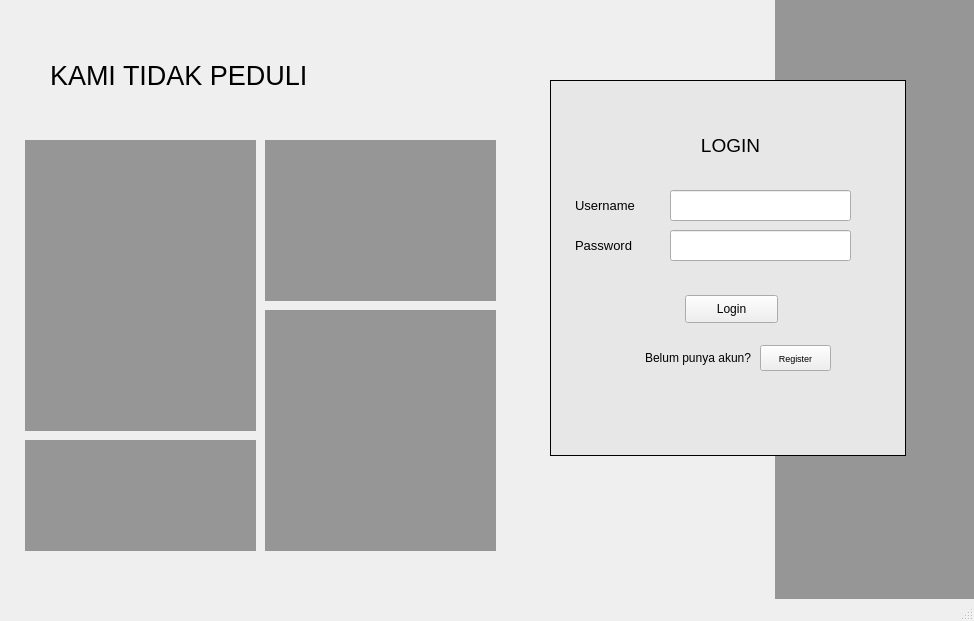
<?xml version="1.0" encoding="UTF-8"?>
<ui version="4.0">
 <class>LoginWindow</class>
 <widget class="QMainWindow" name="LoginWindow">
  <property name="geometry">
   <rect>
    <x>0</x>
    <y>0</y>
    <width>974</width>
    <height>621</height>
   </rect>
  </property>
  <property name="sizePolicy">
   <sizepolicy hsizetype="Fixed" vsizetype="Fixed">
    <horstretch>0</horstretch>
    <verstretch>0</verstretch>
   </sizepolicy>
  </property>
  <property name="windowTitle">
   <string>Cover Me</string>
  </property>
  <widget class="QWidget" name="centralwidget">
   <widget class="QLabel" name="gambar_1">
    <property name="geometry">
     <rect>
      <x>25</x>
      <y>140</y>
      <width>231</width>
      <height>291</height>
     </rect>
    </property>
    <property name="autoFillBackground">
     <bool>false</bool>
    </property>
    <property name="styleSheet">
     <string notr="true">background-color: rgb(150, 150, 150);</string>
    </property>
    <property name="text">
     <string/>
    </property>
    <property name="textFormat">
     <enum>Qt::AutoText</enum>
    </property>
    <property name="pixmap">
     <pixmap>../img/dummy.jpg</pixmap>
    </property>
    <property name="scaledContents">
     <bool>true</bool>
    </property>
    <property name="wordWrap">
     <bool>false</bool>
    </property>
   </widget>
   <widget class="QLabel" name="label_info">
    <property name="geometry">
     <rect>
      <x>50</x>
      <y>50</y>
      <width>381</width>
      <height>51</height>
     </rect>
    </property>
    <property name="font">
     <font>
      <pointsize>20</pointsize>
     </font>
    </property>
    <property name="text">
     <string>KAMI TIDAK PEDULI</string>
    </property>
   </widget>
   <widget class="QLabel" name="size_background">
    <property name="geometry">
     <rect>
      <x>775</x>
      <y>-15</y>
      <width>211</width>
      <height>626</height>
     </rect>
    </property>
    <property name="autoFillBackground">
     <bool>false</bool>
    </property>
    <property name="styleSheet">
     <string notr="true">background-color: rgb(150, 150, 150);</string>
    </property>
    <property name="text">
     <string/>
    </property>
    <property name="textFormat">
     <enum>Qt::AutoText</enum>
    </property>
    <property name="scaledContents">
     <bool>false</bool>
    </property>
    <property name="wordWrap">
     <bool>false</bool>
    </property>
   </widget>
   <widget class="QStackedWidget" name="stackedWidget">
    <property name="geometry">
     <rect>
      <x>550</x>
      <y>80</y>
      <width>356</width>
      <height>486</height>
     </rect>
    </property>
    <property name="sizePolicy">
     <sizepolicy hsizetype="Preferred" vsizetype="Preferred">
      <horstretch>0</horstretch>
      <verstretch>0</verstretch>
     </sizepolicy>
    </property>
    <property name="styleSheet">
     <string notr="true"/>
    </property>
    <property name="currentIndex">
     <number>0</number>
    </property>
    <widget class="QWidget" name="page">
     <widget class="QLabel" name="label_login">
      <property name="geometry">
       <rect>
        <x>125</x>
        <y>40</y>
        <width>111</width>
        <height>51</height>
       </rect>
      </property>
      <property name="font">
       <font>
        <pointsize>14</pointsize>
       </font>
      </property>
      <property name="text">
       <string>LOGIN</string>
      </property>
      <property name="alignment">
       <set>Qt::AlignCenter</set>
      </property>
     </widget>
     <widget class="QLabel" name="label_username">
      <property name="geometry">
       <rect>
        <x>25</x>
        <y>110</y>
        <width>81</width>
        <height>31</height>
       </rect>
      </property>
      <property name="font">
       <font>
        <pointsize>10</pointsize>
       </font>
      </property>
      <property name="text">
       <string>Username</string>
      </property>
     </widget>
     <widget class="QLabel" name="label_password">
      <property name="geometry">
       <rect>
        <x>25</x>
        <y>150</y>
        <width>81</width>
        <height>31</height>
       </rect>
      </property>
      <property name="font">
       <font>
        <pointsize>10</pointsize>
       </font>
      </property>
      <property name="text">
       <string>Password</string>
      </property>
     </widget>
     <widget class="QLineEdit" name="box_username">
      <property name="geometry">
       <rect>
        <x>120</x>
        <y>110</y>
        <width>181</width>
        <height>31</height>
       </rect>
      </property>
     </widget>
     <widget class="QLineEdit" name="box_password">
      <property name="geometry">
       <rect>
        <x>120</x>
        <y>150</y>
        <width>181</width>
        <height>31</height>
       </rect>
      </property>
     </widget>
     <widget class="QPushButton" name="login_Button">
      <property name="geometry">
       <rect>
        <x>135</x>
        <y>215</y>
        <width>93</width>
        <height>28</height>
       </rect>
      </property>
      <property name="text">
       <string>Login</string>
      </property>
     </widget>
     <widget class="QLabel" name="label_1">
      <property name="geometry">
       <rect>
        <x>95</x>
        <y>270</y>
        <width>116</width>
        <height>16</height>
       </rect>
      </property>
      <property name="text">
       <string>Belum punya akun?</string>
      </property>
     </widget>
     <widget class="QLabel" name="frame_login">
      <property name="geometry">
       <rect>
        <x>0</x>
        <y>0</y>
        <width>356</width>
        <height>376</height>
       </rect>
      </property>
      <property name="styleSheet">
       <string notr="true">background-color: rgb(231, 231, 231);
border-style: solid;
border-width: 1px;
border-color: rgb(0, 0, 0);</string>
      </property>
      <property name="text">
       <string/>
      </property>
     </widget>
     <widget class="QPushButton" name="button_toRegister">
      <property name="geometry">
       <rect>
        <x>210</x>
        <y>265</y>
        <width>71</width>
        <height>26</height>
       </rect>
      </property>
      <property name="font">
       <font>
        <pointsize>7</pointsize>
       </font>
      </property>
      <property name="text">
       <string>Register</string>
      </property>
     </widget>
     <zorder>frame_login</zorder>
     <zorder>label_login</zorder>
     <zorder>label_username</zorder>
     <zorder>label_password</zorder>
     <zorder>box_password</zorder>
     <zorder>box_username</zorder>
     <zorder>login_Button</zorder>
     <zorder>label_1</zorder>
     <zorder>button_toRegister</zorder>
    </widget>
    <widget class="QWidget" name="page_2">
     <property name="sizePolicy">
      <sizepolicy hsizetype="Ignored" vsizetype="Preferred">
       <horstretch>0</horstretch>
       <verstretch>100</verstretch>
      </sizepolicy>
     </property>
     <property name="autoFillBackground">
      <bool>false</bool>
     </property>
     <widget class="QLabel" name="label_login_2">
      <property name="geometry">
       <rect>
        <x>120</x>
        <y>25</y>
        <width>111</width>
        <height>51</height>
       </rect>
      </property>
      <property name="font">
       <font>
        <pointsize>14</pointsize>
       </font>
      </property>
      <property name="text">
       <string>REGISTER</string>
      </property>
      <property name="alignment">
       <set>Qt::AlignCenter</set>
      </property>
     </widget>
     <widget class="QLabel" name="frame_login_2">
      <property name="geometry">
       <rect>
        <x>0</x>
        <y>0</y>
        <width>356</width>
        <height>486</height>
       </rect>
      </property>
      <property name="styleSheet">
       <string notr="true">background-color: rgb(231, 231, 231);
border-style: solid;
border-width: 1px;
border-color: rgb(0, 0, 0);</string>
      </property>
      <property name="text">
       <string/>
      </property>
     </widget>
     <widget class="QLabel" name="label_login_3">
      <property name="geometry">
       <rect>
        <x>130</x>
        <y>30</y>
        <width>111</width>
        <height>51</height>
       </rect>
      </property>
      <property name="font">
       <font>
        <pointsize>14</pointsize>
       </font>
      </property>
      <property name="text">
       <string>REGISTER</string>
      </property>
      <property name="alignment">
       <set>Qt::AlignCenter</set>
      </property>
     </widget>
     <widget class="QLabel" name="label_password_2">
      <property name="geometry">
       <rect>
        <x>25</x>
        <y>165</y>
        <width>81</width>
        <height>31</height>
       </rect>
      </property>
      <property name="font">
       <font>
        <pointsize>10</pointsize>
       </font>
      </property>
      <property name="text">
       <string>Password</string>
      </property>
     </widget>
     <widget class="QLineEdit" name="box_telepon">
      <property name="geometry">
       <rect>
        <x>140</x>
        <y>285</y>
        <width>191</width>
        <height>31</height>
       </rect>
      </property>
     </widget>
     <widget class="QLineEdit" name="box_alamat">
      <property name="geometry">
       <rect>
        <x>140</x>
        <y>205</y>
        <width>191</width>
        <height>31</height>
       </rect>
      </property>
     </widget>
     <widget class="QLabel" name="label_email">
      <property name="geometry">
       <rect>
        <x>25</x>
        <y>325</y>
        <width>106</width>
        <height>31</height>
       </rect>
      </property>
      <property name="font">
       <font>
        <pointsize>10</pointsize>
       </font>
      </property>
      <property name="text">
       <string>Email</string>
      </property>
     </widget>
     <widget class="QLineEdit" name="box_password_2">
      <property name="geometry">
       <rect>
        <x>140</x>
        <y>165</y>
        <width>191</width>
        <height>31</height>
       </rect>
      </property>
     </widget>
     <widget class="QLabel" name="label_alamat">
      <property name="geometry">
       <rect>
        <x>25</x>
        <y>205</y>
        <width>81</width>
        <height>31</height>
       </rect>
      </property>
      <property name="font">
       <font>
        <pointsize>10</pointsize>
       </font>
      </property>
      <property name="text">
       <string>Alamat</string>
      </property>
     </widget>
     <widget class="QLabel" name="label_username_2">
      <property name="geometry">
       <rect>
        <x>25</x>
        <y>125</y>
        <width>81</width>
        <height>31</height>
       </rect>
      </property>
      <property name="font">
       <font>
        <pointsize>10</pointsize>
       </font>
      </property>
      <property name="text">
       <string>Username</string>
      </property>
     </widget>
     <widget class="QDateEdit" name="dateEdit">
      <property name="geometry">
       <rect>
        <x>140</x>
        <y>245</y>
        <width>191</width>
        <height>31</height>
       </rect>
      </property>
     </widget>
     <widget class="QLabel" name="label_2">
      <property name="geometry">
       <rect>
        <x>105</x>
        <y>435</y>
        <width>116</width>
        <height>16</height>
       </rect>
      </property>
      <property name="text">
       <string>Sudah punya akun?</string>
      </property>
     </widget>
     <widget class="QPushButton" name="button_register">
      <property name="geometry">
       <rect>
        <x>130</x>
        <y>380</y>
        <width>93</width>
        <height>28</height>
       </rect>
      </property>
      <property name="text">
       <string>Register</string>
      </property>
     </widget>
     <widget class="QLineEdit" name="box_email">
      <property name="geometry">
       <rect>
        <x>140</x>
        <y>325</y>
        <width>191</width>
        <height>31</height>
       </rect>
      </property>
     </widget>
     <widget class="QLineEdit" name="box_nama">
      <property name="geometry">
       <rect>
        <x>140</x>
        <y>85</y>
        <width>191</width>
        <height>31</height>
       </rect>
      </property>
     </widget>
     <widget class="QLabel" name="label_nama">
      <property name="geometry">
       <rect>
        <x>25</x>
        <y>85</y>
        <width>81</width>
        <height>31</height>
       </rect>
      </property>
      <property name="font">
       <font>
        <pointsize>10</pointsize>
       </font>
      </property>
      <property name="text">
       <string>Nama</string>
      </property>
     </widget>
     <widget class="QLabel" name="label_tanggal_lahir">
      <property name="geometry">
       <rect>
        <x>25</x>
        <y>245</y>
        <width>106</width>
        <height>31</height>
       </rect>
      </property>
      <property name="font">
       <font>
        <pointsize>10</pointsize>
       </font>
      </property>
      <property name="text">
       <string>Tanggal Lahir</string>
      </property>
     </widget>
     <widget class="QLabel" name="label_telepon">
      <property name="geometry">
       <rect>
        <x>25</x>
        <y>285</y>
        <width>106</width>
        <height>31</height>
       </rect>
      </property>
      <property name="font">
       <font>
        <pointsize>10</pointsize>
       </font>
      </property>
      <property name="text">
       <string>Telepon</string>
      </property>
     </widget>
     <widget class="QLineEdit" name="box_username_2">
      <property name="geometry">
       <rect>
        <x>140</x>
        <y>125</y>
        <width>191</width>
        <height>31</height>
       </rect>
      </property>
     </widget>
     <widget class="QPushButton" name="button_toLogin">
      <property name="geometry">
       <rect>
        <x>220</x>
        <y>430</y>
        <width>71</width>
        <height>26</height>
       </rect>
      </property>
      <property name="font">
       <font>
        <pointsize>7</pointsize>
       </font>
      </property>
      <property name="text">
       <string>Login</string>
      </property>
     </widget>
    </widget>
   </widget>
   <widget class="QLabel" name="gambar_2">
    <property name="geometry">
     <rect>
      <x>265</x>
      <y>140</y>
      <width>231</width>
      <height>161</height>
     </rect>
    </property>
    <property name="autoFillBackground">
     <bool>false</bool>
    </property>
    <property name="styleSheet">
     <string notr="true">background-color: rgb(150, 150, 150);</string>
    </property>
    <property name="text">
     <string/>
    </property>
    <property name="textFormat">
     <enum>Qt::AutoText</enum>
    </property>
    <property name="pixmap">
     <pixmap>../img/dummy.jpg</pixmap>
    </property>
    <property name="scaledContents">
     <bool>true</bool>
    </property>
    <property name="wordWrap">
     <bool>false</bool>
    </property>
   </widget>
   <widget class="QLabel" name="gambar_3">
    <property name="geometry">
     <rect>
      <x>265</x>
      <y>310</y>
      <width>231</width>
      <height>241</height>
     </rect>
    </property>
    <property name="autoFillBackground">
     <bool>false</bool>
    </property>
    <property name="styleSheet">
     <string notr="true">background-color: rgb(150, 150, 150);</string>
    </property>
    <property name="text">
     <string/>
    </property>
    <property name="textFormat">
     <enum>Qt::AutoText</enum>
    </property>
    <property name="pixmap">
     <pixmap>../img/dummy.jpg</pixmap>
    </property>
    <property name="scaledContents">
     <bool>true</bool>
    </property>
    <property name="wordWrap">
     <bool>false</bool>
    </property>
   </widget>
   <widget class="QLabel" name="gambar_4">
    <property name="geometry">
     <rect>
      <x>25</x>
      <y>440</y>
      <width>231</width>
      <height>111</height>
     </rect>
    </property>
    <property name="autoFillBackground">
     <bool>false</bool>
    </property>
    <property name="styleSheet">
     <string notr="true">background-color: rgb(150, 150, 150);</string>
    </property>
    <property name="text">
     <string/>
    </property>
    <property name="textFormat">
     <enum>Qt::AutoText</enum>
    </property>
    <property name="pixmap">
     <pixmap>../img/dummy.jpg</pixmap>
    </property>
    <property name="scaledContents">
     <bool>true</bool>
    </property>
    <property name="wordWrap">
     <bool>false</bool>
    </property>
   </widget>
   <zorder>size_background</zorder>
   <zorder>stackedWidget</zorder>
   <zorder>gambar_1</zorder>
   <zorder>label_info</zorder>
   <zorder>gambar_2</zorder>
   <zorder>gambar_3</zorder>
   <zorder>gambar_4</zorder>
  </widget>
  <widget class="QStatusBar" name="statusbar"/>
 </widget>
 <resources/>
 <connections/>
</ui>
